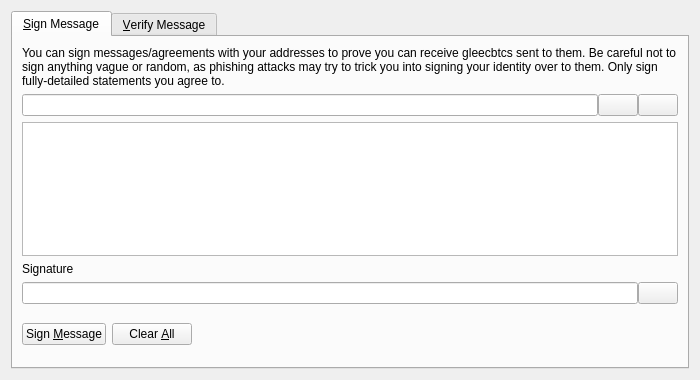
<?xml version="1.0" encoding="UTF-8"?>
<ui version="4.0">
 <class>SignVerifyMessageDialog</class>
 <widget class="QDialog" name="SignVerifyMessageDialog">
  <property name="geometry">
   <rect>
    <x>0</x>
    <y>0</y>
    <width>700</width>
    <height>380</height>
   </rect>
  </property>
  <property name="windowTitle">
   <string>Signatures - Sign / Verify a Message</string>
  </property>
  <property name="modal">
   <bool>true</bool>
  </property>
  <layout class="QVBoxLayout" name="verticalLayout">
   <item>
    <widget class="QTabWidget" name="tabWidget">
     <property name="currentIndex">
      <number>0</number>
     </property>
     <widget class="QWidget" name="tabSignMessage">
      <attribute name="title">
       <string>&amp;Sign Message</string>
      </attribute>
      <layout class="QVBoxLayout" name="verticalLayout_SM">
       <item>
        <widget class="QLabel" name="infoLabel_SM">
         <property name="text">
          <string>You can sign messages/agreements with your addresses to prove you can receive gleecbtcs sent to them. Be careful not to sign anything vague or random, as phishing attacks may try to trick you into signing your identity over to them. Only sign fully-detailed statements you agree to.</string>
         </property>
         <property name="textFormat">
          <enum>Qt::PlainText</enum>
         </property>
         <property name="wordWrap">
          <bool>true</bool>
         </property>
        </widget>
       </item>
       <item>
        <layout class="QHBoxLayout" name="horizontalLayout_1_SM">
         <property name="spacing">
          <number>0</number>
         </property>
         <item>
          <widget class="QValidatedLineEdit" name="addressIn_SM">
           <property name="toolTip">
            <string>The GleecBTC address to sign the message with</string>
           </property>
          </widget>
         </item>
         <item>
          <widget class="QPushButton" name="addressBookButton_SM">
           <property name="toolTip">
            <string>Choose previously used address</string>
           </property>
           <property name="text">
            <string/>
           </property>
           <property name="icon">
            <iconset resource="../gleecbtc.qrc">
             <normaloff>:/icons/address-book</normaloff>:/icons/address-book</iconset>
           </property>
           <property name="shortcut">
            <string>Alt+A</string>
           </property>
           <property name="autoDefault">
            <bool>false</bool>
           </property>
          </widget>
         </item>
         <item>
          <widget class="QPushButton" name="pasteButton_SM">
           <property name="toolTip">
            <string>Paste address from clipboard</string>
           </property>
           <property name="text">
            <string/>
           </property>
           <property name="icon">
            <iconset resource="../gleecbtc.qrc">
             <normaloff>:/icons/editpaste</normaloff>:/icons/editpaste</iconset>
           </property>
           <property name="shortcut">
            <string>Alt+P</string>
           </property>
           <property name="autoDefault">
            <bool>false</bool>
           </property>
          </widget>
         </item>
        </layout>
       </item>
       <item>
        <widget class="QPlainTextEdit" name="messageIn_SM">
         <property name="toolTip">
          <string>Enter the message you want to sign here</string>
         </property>
        </widget>
       </item>
       <item>
        <widget class="QLabel" name="signatureLabel_SM">
         <property name="text">
          <string>Signature</string>
         </property>
         <property name="textFormat">
          <enum>Qt::PlainText</enum>
         </property>
        </widget>
       </item>
       <item>
        <layout class="QHBoxLayout" name="horizontalLayout_2_SM">
         <property name="spacing">
          <number>0</number>
         </property>
         <item>
          <widget class="QLineEdit" name="signatureOut_SM">
           <property name="font">
            <font>
             <italic>true</italic>
            </font>
           </property>
           <property name="readOnly">
            <bool>true</bool>
           </property>
          </widget>
         </item>
         <item>
          <widget class="QPushButton" name="copySignatureButton_SM">
           <property name="toolTip">
            <string>Copy the current signature to the system clipboard</string>
           </property>
           <property name="text">
            <string/>
           </property>
           <property name="icon">
            <iconset resource="../gleecbtc.qrc">
             <normaloff>:/icons/editcopy</normaloff>:/icons/editcopy</iconset>
           </property>
           <property name="autoDefault">
            <bool>false</bool>
           </property>
          </widget>
         </item>
        </layout>
       </item>
       <item>
        <layout class="QHBoxLayout" name="horizontalLayout_3_SM">
         <item>
          <widget class="QPushButton" name="signMessageButton_SM">
           <property name="toolTip">
            <string>Sign the message to prove you own this GleecBTC address</string>
           </property>
           <property name="text">
            <string>Sign &amp;Message</string>
           </property>
           <property name="icon">
            <iconset resource="../gleecbtc.qrc">
             <normaloff>:/icons/edit</normaloff>:/icons/edit</iconset>
           </property>
           <property name="autoDefault">
            <bool>false</bool>
           </property>
          </widget>
         </item>
         <item>
          <widget class="QPushButton" name="clearButton_SM">
           <property name="toolTip">
            <string>Reset all sign message fields</string>
           </property>
           <property name="text">
            <string>Clear &amp;All</string>
           </property>
           <property name="icon">
            <iconset resource="../gleecbtc.qrc">
             <normaloff>:/icons/remove</normaloff>:/icons/remove</iconset>
           </property>
           <property name="autoDefault">
            <bool>false</bool>
           </property>
          </widget>
         </item>
         <item>
          <spacer name="horizontalSpacer_1_SM">
           <property name="orientation">
            <enum>Qt::Horizontal</enum>
           </property>
           <property name="sizeHint" stdset="0">
            <size>
             <width>40</width>
             <height>48</height>
            </size>
           </property>
          </spacer>
         </item>
         <item>
          <widget class="QLabel" name="statusLabel_SM">
           <property name="font">
            <font>
             <weight>75</weight>
             <bold>true</bold>
            </font>
           </property>
           <property name="text">
            <string/>
           </property>
           <property name="wordWrap">
            <bool>true</bool>
           </property>
          </widget>
         </item>
         <item>
          <spacer name="horizontalSpacer_2_SM">
           <property name="orientation">
            <enum>Qt::Horizontal</enum>
           </property>
           <property name="sizeHint" stdset="0">
            <size>
             <width>40</width>
             <height>48</height>
            </size>
           </property>
          </spacer>
         </item>
        </layout>
       </item>
      </layout>
     </widget>
     <widget class="QWidget" name="tabVerifyMessage">
      <attribute name="title">
       <string>&amp;Verify Message</string>
      </attribute>
      <layout class="QVBoxLayout" name="verticalLayout_VM">
       <item>
        <widget class="QLabel" name="infoLabel_VM">
         <property name="text">
          <string>Enter the receiver's address, message (ensure you copy line breaks, spaces, tabs, etc. exactly) and signature below to verify the message. Be careful not to read more into the signature than what is in the signed message itself, to avoid being tricked by a man-in-the-middle attack. Note that this only proves the signing party receives with the address, it cannot prove sendership of any transaction!</string>
         </property>
         <property name="textFormat">
          <enum>Qt::PlainText</enum>
         </property>
         <property name="alignment">
          <set>Qt::AlignLeading|Qt::AlignLeft|Qt::AlignTop</set>
         </property>
         <property name="wordWrap">
          <bool>true</bool>
         </property>
        </widget>
       </item>
       <item>
        <layout class="QHBoxLayout" name="horizontalLayout_1_VM">
         <property name="spacing">
          <number>0</number>
         </property>
         <item>
          <widget class="QValidatedLineEdit" name="addressIn_VM">
           <property name="toolTip">
            <string>The GleecBTC address the message was signed with</string>
           </property>
          </widget>
         </item>
         <item>
          <widget class="QPushButton" name="addressBookButton_VM">
           <property name="toolTip">
            <string>Choose previously used address</string>
           </property>
           <property name="text">
            <string/>
           </property>
           <property name="icon">
            <iconset resource="../gleecbtc.qrc">
             <normaloff>:/icons/address-book</normaloff>:/icons/address-book</iconset>
           </property>
           <property name="shortcut">
            <string>Alt+A</string>
           </property>
           <property name="autoDefault">
            <bool>false</bool>
           </property>
          </widget>
         </item>
        </layout>
       </item>
       <item>
        <widget class="QPlainTextEdit" name="messageIn_VM"/>
       </item>
       <item>
        <widget class="QValidatedLineEdit" name="signatureIn_VM"/>
       </item>
       <item>
        <layout class="QHBoxLayout" name="horizontalLayout_2_VM">
         <item>
          <widget class="QPushButton" name="verifyMessageButton_VM">
           <property name="toolTip">
            <string>Verify the message to ensure it was signed with the specified GleecBTC address</string>
           </property>
           <property name="text">
            <string>Verify &amp;Message</string>
           </property>
           <property name="icon">
            <iconset resource="../gleecbtc.qrc">
             <normaloff>:/icons/transaction_0</normaloff>:/icons/transaction_0</iconset>
           </property>
           <property name="autoDefault">
            <bool>false</bool>
           </property>
          </widget>
         </item>
         <item>
          <widget class="QPushButton" name="clearButton_VM">
           <property name="toolTip">
            <string>Reset all verify message fields</string>
           </property>
           <property name="text">
            <string>Clear &amp;All</string>
           </property>
           <property name="icon">
            <iconset resource="../gleecbtc.qrc">
             <normaloff>:/icons/remove</normaloff>:/icons/remove</iconset>
           </property>
           <property name="autoDefault">
            <bool>false</bool>
           </property>
          </widget>
         </item>
         <item>
          <spacer name="horizontalSpacer_1_VM">
           <property name="orientation">
            <enum>Qt::Horizontal</enum>
           </property>
           <property name="sizeHint" stdset="0">
            <size>
             <width>40</width>
             <height>48</height>
            </size>
           </property>
          </spacer>
         </item>
         <item>
          <widget class="QLabel" name="statusLabel_VM">
           <property name="font">
            <font>
             <weight>75</weight>
             <bold>true</bold>
            </font>
           </property>
           <property name="text">
            <string/>
           </property>
           <property name="wordWrap">
            <bool>true</bool>
           </property>
          </widget>
         </item>
         <item>
          <spacer name="horizontalSpacer_2_VM">
           <property name="orientation">
            <enum>Qt::Horizontal</enum>
           </property>
           <property name="sizeHint" stdset="0">
            <size>
             <width>40</width>
             <height>48</height>
            </size>
           </property>
          </spacer>
         </item>
        </layout>
       </item>
      </layout>
     </widget>
    </widget>
   </item>
  </layout>
 </widget>
 <customwidgets>
  <customwidget>
   <class>QValidatedLineEdit</class>
   <extends>QLineEdit</extends>
   <header>qvalidatedlineedit.h</header>
  </customwidget>
 </customwidgets>
 <resources>
  <include location="../gleecbtc.qrc"/>
 </resources>
 <connections/>
</ui>
